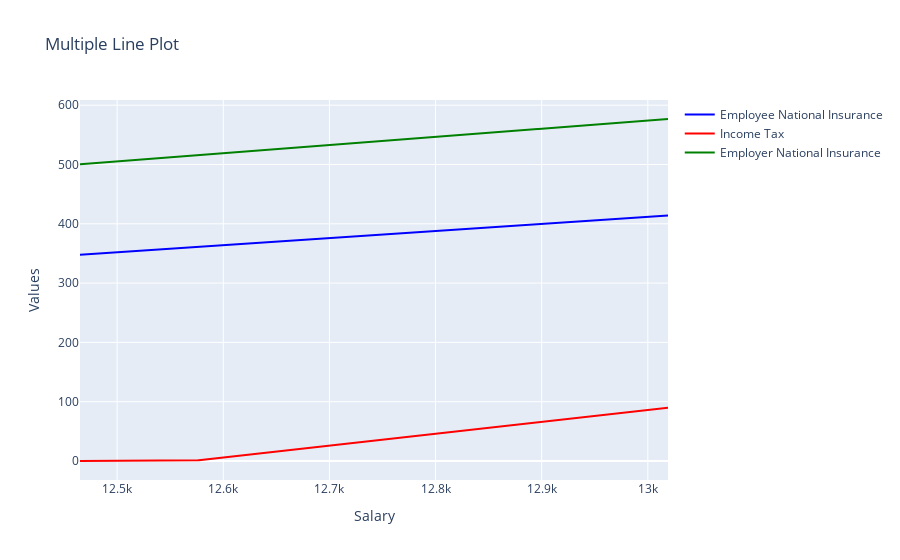

Notebook code for this chart:
### Code cell
import plotly.graph_objects as go
import pandas as pd

def create_multi_line_plot(dataframe: pd.DataFrame, columns_to_plot: list, colors: list):
    fig = go.Figure()

    # Add traces
    for i, column in enumerate(columns_to_plot):
        fig.add_trace(go.Scatter(x=dataframe['Salary'], y=dataframe[column], mode='lines', name=column, line=dict(color=colors[i])))

    # Customize the layout
    fig.update_layout(title='Multiple Line Plot',
                      xaxis_title='Salary',
                      yaxis_title='Values')

    fig.show()

# Example usage
dataframe = b  # Replace this with your DataFrame
columns_to_plot = ['Employee National Insurance', 'Income Tax', 'Employer National Insurance']
colors = ['blue', 'red', 'green']

create_multi_line_plot(dataframe, columns_to_plot, colors)

### Figure 1 — Plotly figure (JSON) as saved in the notebook; plotly's stock layout.template omitted (floating-point values rounded to 4 significant figures; data arrays with more than 128 entries replaced by an {"elided": "..."} marker saying what was removed)
{"data": [{"line": {"color": "blue"}, "mode": "lines", "name": "Employee National Insurance", "type": "scatter", "x": {"elided": "555 int values"}, "y": {"elided": "555 float values"}}, {"line": {"color": "red"}, "mode": "lines", "name": "Income Tax", "type": "scatter", "x": {"elided": "555 int values"}, "y": {"elided": "555 float values"}}, {"line": {"color": "green"}, "mode": "lines", "name": "Employer National Insurance", "type": "scatter", "x": {"elided": "555 int values"}, "y": {"elided": "555 float values"}}], "layout": {"title": {"text": "Multiple Line Plot"}, "xaxis": {"title": {"text": "Salary"}}, "yaxis": {"title": {"text": "Values"}}}}
